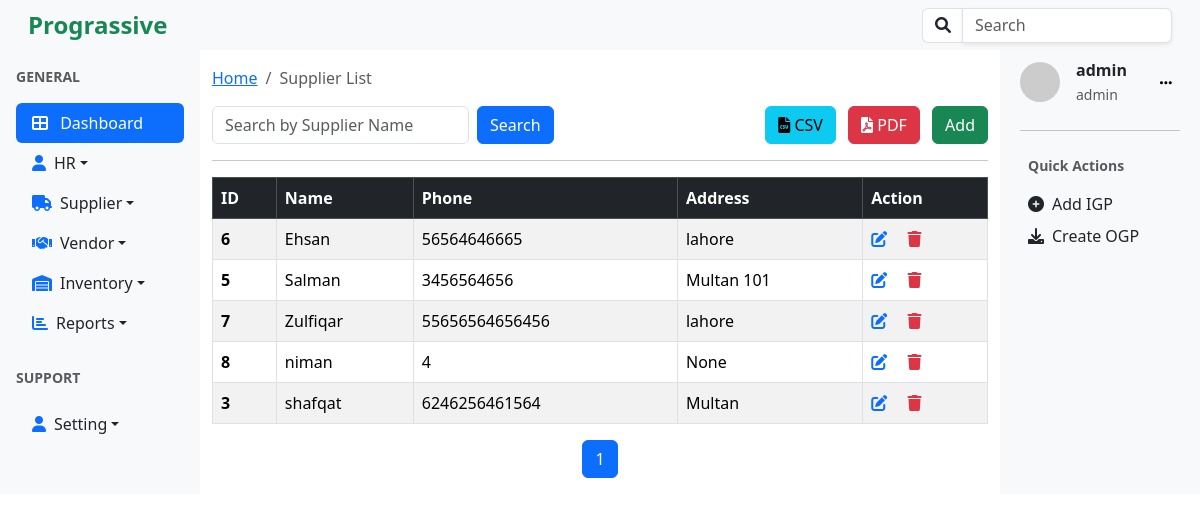
The app's page /suppliers/view/ (signed in) with its own data.
### suppliers/models.py (models this page shows, shortened)
class Supplier(models.Model):
    name=models.CharField(max_length=20, blank=False, unique=True)
    phone=models.CharField(max_length=15)
    address =models.CharField(max_length=100, blank=True, null=True)

### accounts/models.py (models this page shows, shortened)
class User(AbstractUser):
    role = models.ForeignKey(Role, on_delete=models.SET_NULL, null=True, blank=True)

class Role(models.Model):
    ADMIN = 'admin'
    HR = 'hr'
    STAFF = 'staff'
    ROLE_CHOICES = [
        (ADMIN, 'Admin'),
        (HR, 'HR'),
        (STAFF, 'Staff'),
    ]
    name = models.CharField(max_length=50, choices=ROLE_CHOICES, default=STAFF)
    description = models.TextField(blank=True)
    def __str__(self):
        return self.name

### utils/decorators.py (the view, shortened to what this page needs)
        def _wrapped_view(request, *args, **kwargs):
            return view_func(request, *args, **kwargs)

### suppliers/views.py (called while the page is built)
@login_required
@role_required('hr','admin','staff')
def supplier_list(request):
    filters = {
        'name': 'name',
    }
    supplier_list, search_params = search_and_paginate(
        request,
        model=Supplier,
        filters=filters,
        ordering='name',
        per_page=10,
    )
    return render(request, 'supplier_list.html', {
        'supplier_list': supplier_list,
        'search_params': search_params,
        'search_active': bool(search_params),
    })

### utils/helpers.py (called while the page is built)
def search_and_paginate(request, model, filters=None, ordering=None, per_page=10):
    query = Q()
    search_params = {}
    if filters:
        for field, value in filters.items():
            search_value = request.GET.get(value, '').strip()
            if search_value:
                query &= Q(**{f"{field}__icontains": search_value})
                search_params[value] = search_value
    queryset = model.objects.filter(query).order_by(ordering if ordering else '-id')
    paginator = Paginator(queryset, per_page)
    page_number = request.GET.get('page')
    paginated_queryset = paginator.get_page(page_number)
    return paginated_queryset, search_params

### suppliers/templates/supplier_list.html (shortened to what this page needs)
{% extends 'base.html' %}
{% block content%}
<nav aria-label="breadcrumb" class="my-3">
  <ol class="breadcrumb">
    <li class="breadcrumb-item"><a href="{% url 'home'%}">Home</a></li>
    <li class="breadcrumb-item active" aria-current="page">Supplier List</li>
  </ol>
</nav>
<div class="d-flex justify-content-between align-items-center mb-3">
    <form class="d-flex" method="GET" action="{% url 'suppliers:supplier_list' %}">
        <input type="text" name="name" class="form-control me-2" placeholder="Search by Supplier Name" value="{{ request.GET.name|default_if_none:'' }}">
        <button type="submit" class="btn btn-primary">Search</button>
    </form>
    <div>
        <a href="" class="btn btn-info me-2" title="Export CSV">
            <i class="fa fa-file-csv"></i> CSV
        </a>
        <a href="" class="btn btn-danger me-2" title="Export PDF">
            <i class="fa fa-file-pdf"></i> PDF
        </a>
        <a href="{% url 'suppliers:create_supplier' %}" class="btn btn-success">Add</a>
    </div>
</div>
<hr />
<div class="table-responsive">
<table class="table table-bordered table-striped table-hover">
    <thead class="table-dark">
      <tr>
        <th scope="col">ID</th>
        <th scope="col">Name</th>
        <th scope="col">Phone</th>
        <th scope="col">Address</th>
        <th scope="col">Action</th>
      </tr>
    </thead>
    <tbody>
    {% for supplier in supplier_list %}
    <tr>
        <th>{{supplier.id}}</th>
        <td>{{supplier.name}}</td>
        <td>{{supplier.phone}}</td>
        <td>{{supplier.address}}</td>
        <td>
            <a href="{% url 'suppliers:update_supplier' supplier.id %}" class="text-primary"><i class="fa fa-edit"></i></a>
            <a href="{% url 'suppliers:delete_supplier' supplier.id %}" class="text-danger ms-3"><i class="fa fa-trash"></i></a>
        </td>
      </tr>
      {%endfor %}
    </tbody>
</table>
</div>
<div class="d-flex justify-content-center">
  <nav aria-label="Page navigation">
      <ul class="pagination">
          {% for num in supplier_list.paginator.page_range %}
          <li class="page-item {% if num == supplier_list.number %}active{% endif %}">
              <a class="page-link" href="?page={{ num }}">{{ num }}</a>
          </li>
          {% endfor %}
      </ul>
  </nav>
</div>
{% endblock%}

### templates/right_sidebar.html (shortened to what this page needs)
<div class=" bg-light p-2">
  <div class="d-flex align-items-center mb-4 ml-2">
    <img
      src="https://ui-avatars.com/api/?name={{user.username}}"
      alt="User Avatar"
      class="rounded-circle me-3"
      width="40"
    />
    <div>
      <p class="mb-0 fw-bold">{{user.username}}</p>
      <small class="text-muted">{{user.role}}</small>
    </div>
    <div class="dropdown ms-auto">
    <button class="btn btn-light btn-sm ms-auto "  id="dropdownMenuButton" data-bs-toggle="dropdown" aria-expanded="false" style="box-shadow: none; border:1px;">
      <i class="fa fa-ellipsis-h"></i>
    </button>
</div>
  </div>
  <hr />
  <div class="mb-4 p-2">
    <p class="text-muted small fw-bold">Quick Actions</p>
    <ul class="list-unstyled">
      <li class="mb-2">
        <a href="{% url 'create_igp'%}" class="d-flex align-items-center text-dark text-decoration-none">
          <i class="fa fa-plus-circle me-2"></i> Add IGP
        </a>
      </li>
      <li>
        <a href="#" class="d-flex align-items-center text-dark text-decoration-none">
          <i class="fa fa-download me-2"></i> Create OGP
        </a>
      </li>
    </ul>
  </div>
</div>

### records on screen
Supplier: id "6", name "Ehsan", phone "56564646665", address "lahore"
Supplier: id "5", name "Salman", phone "3456564656", address "Multan 101"
Supplier: id "7", name "Zulfiqar", phone "55656564656456", address "lahore"
Supplier: id "8", name "niman", phone "4", address "None"
Supplier: id "3", name "shafqat", phone "6246256461564", address "Multan"
User: username "admin", role "admin"

### other values on screen
{{ num }} "1"
